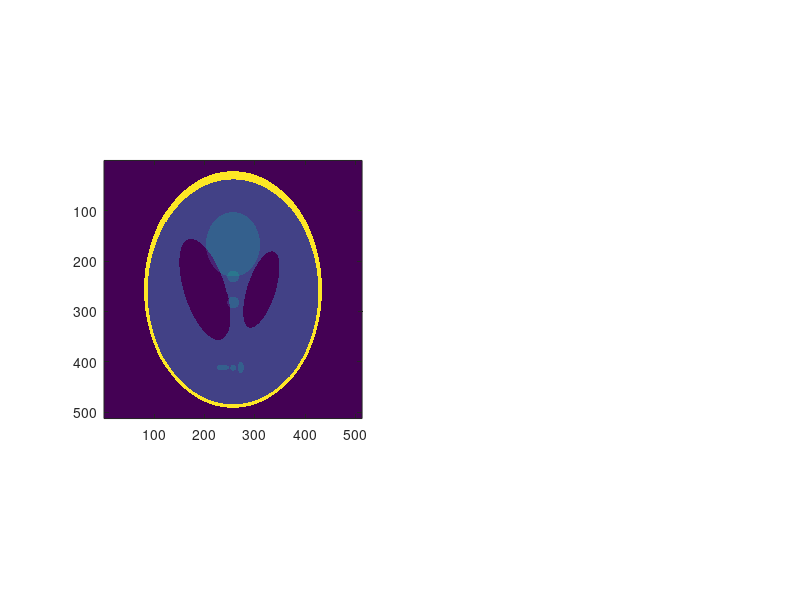

Here is the MATLAB script that generated this plot: (Note: this script raises an error after producing the figure.)
img=phantom(512);

subplot(1,2,1), imagesc(img), axis image

phi=45;

p1=radon(img,phi);
p2=fw_dist(img,phi);

subplot(1,2,2); plot(1:length(p1),p1,1:length(p2), p2)